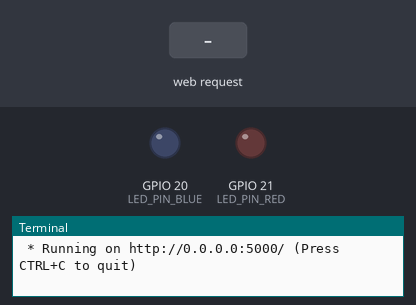
Bench run of a program on a simulated Raspberry Pi (BCM pin numbers). Shown: output pins drawn as LEDs (lit = HIGH), the last lines printed to the terminal. The test bench sets the inputs (shaded band). The clock reads 2024-03-15 10:24:30 at power-on unless the program sets it.

Above: at 1.2 s.
1.3 s: HTTP request for /led/redon received
At 2.5 s:
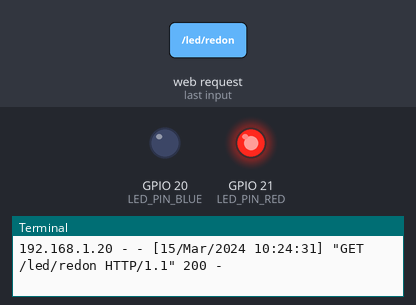
2.8 s: HTTP request for /led/blueon received
At 3.9 s:
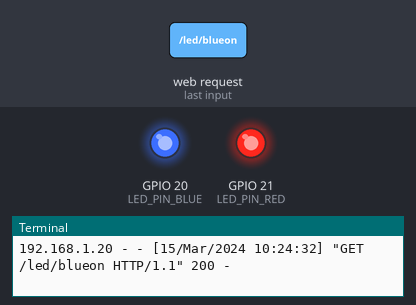
4.3 s: HTTP request for /led/redoff received
At 5.0 s:
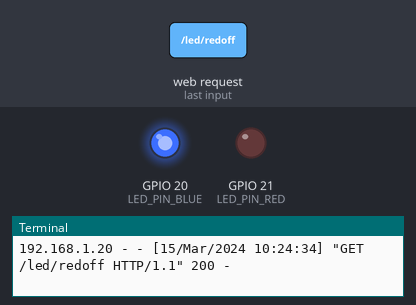
Timing chart, 0 to 7.3 s (numbered marks = the images above; inputs shaded):
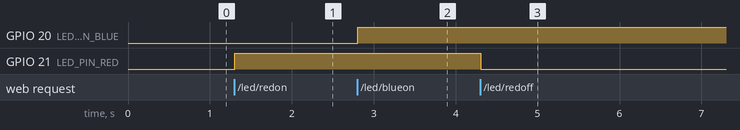

The program:

flask_led_task2.py
```python
import RPi.GPIO as GPIO
from flask import Flask, render_template

#Flask 객체 생성
# __name__은 파일명
app = Flask(__name__)


LED_PIN_RED = 21
LED_PIN_BLUE = 20
GPIO.setmode(GPIO.BCM)
GPIO.setup(LED_PIN_RED, GPIO.OUT)
GPIO.setup(LED_PIN_BLUE, GPIO.OUT)

@app.route("/")
def hello():
    return render_template("led2.html")

@app.route("/led/<op>")
def led_op(op):
    if op == "redon":
        GPIO.output(LED_PIN_RED, GPIO.HIGH)
        return "RED LED ON"
    elif op == "redoff":
        GPIO.output(LED_PIN_RED, GPIO.LOW)
        return "RED LED OFF"
    elif op == "blueon":
        GPIO.output(LED_PIN_BLUE, GPIO.HIGH)
        return "BLUE LED ON"
    elif op == "blueoff":
        GPIO.output(LED_PIN_BLUE, GPIO.LOW)
        return "BLUE LED OFF"
    else:
        return "Error"


# 터미널에서 직접 실행시킨 경우
if __name__=="__main__":
    try:
        app.run(host="0.0.0.0")
    finally:
        GPIO.cleanup()
```

Measured:
- after the input at 1.3 s, GPIO 21 (LED_PIN_RED): LOW → HIGH at once
- after the input at 2.8 s, GPIO 20 (LED_PIN_BLUE): LOW → HIGH at once
- after the input at 4.3 s, GPIO 21 (LED_PIN_RED): HIGH → LOW at once
